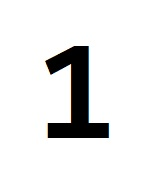
#> input picture T8-NumberDetector-JEVG/1.jpg, 158 x 180 px
$ python Codigo_CV_20a.PY
#> lines starting #> are read from the running program, lines starting #| are printed output that depends on the picture; after the words box and inside, x2 and y2 are one past the last pixel; in counts of white or black regions, pixels touching at a corner belong together; long printed decimals are rounded
import cv2


umbral = 150

img1 = cv2.imread('1.jpg',0)
#> img1: shape (180, 158); min 0, max 255, mean 231.2
img1a = cv2.imread('123Inverse.jpg',0)
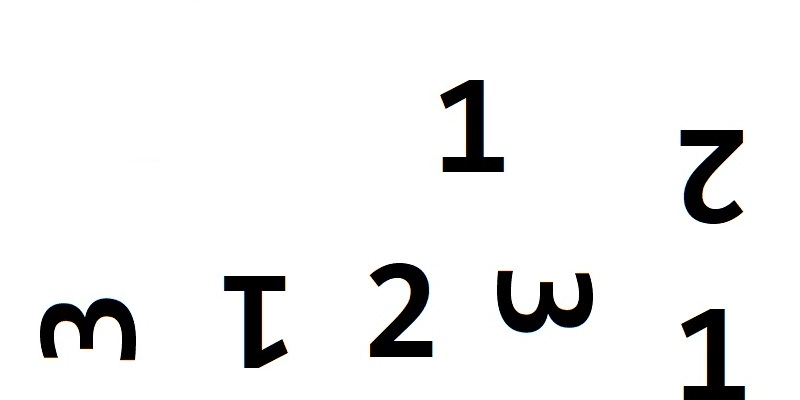
#> input picture T8-NumberDetector-JEVG/123Inverse.jpg, 800 x 400 px
#> img1a: shape (400, 800); min 0, max 255, mean 239.3
img2 = cv2.imread('2.jpg',0)
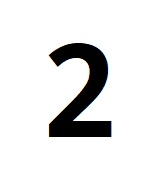
#> input picture T8-NumberDetector-JEVG/2.jpg, 158 x 180 px
#> img2: shape (180, 158); min 0, max 255, mean 228.3
img3 = cv2.imread('3.jpg',0)
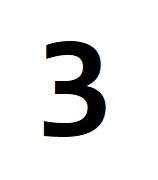
#> input picture T8-NumberDetector-JEVG/3.jpg, 158 x 180 px
#> img3: shape (180, 158); min 0, max 255, mean 229


_, img1_umbral = cv2.threshold(img1, umbral, 255, cv2.THRESH_BINARY_INV)
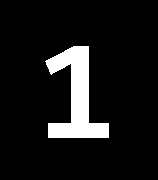
#> img1_umbral: shape (180, 158); 9.4% white; 1 white region, box (x1, y1, x2, y2) and area: (45, 46, 109, 138) 2682
_, img2_umbral = cv2.threshold(img2, umbral, 255, cv2.THRESH_BINARY_INV)
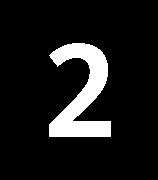
#> img2_umbral: shape (180, 158); 10.5% white; 1 white region, box (x1, y1, x2, y2) and area: (49, 43, 111, 137) 2977
_, img3_umbral = cv2.threshold(img3, umbral, 255, cv2.THRESH_BINARY_INV)
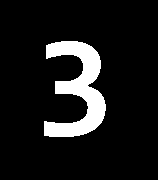
#> img3_umbral: shape (180, 158); 10.3% white; 1 white region
contornos1, _ = cv2.findContours(img1_umbral, cv2.RETR_EXTERNAL, cv2.CHAIN_APPROX_NONE)
#> contornos1 = 1 contour; box (x1, y1, x2, y2) and area: (45, 46, 109, 138) 2510
contornos2, _ = cv2.findContours(img2_umbral, cv2.RETR_EXTERNAL, cv2.CHAIN_APPROX_NONE)
#> contornos2 = 1 contour; box (x1, y1, x2, y2) and area: (49, 43, 111, 137) 2800
contornos3, _ = cv2.findContours(img3_umbral, cv2.RETR_EXTERNAL, cv2.CHAIN_APPROX_NONE)
#> contornos3 = 1 contour; box (x1, y1, x2, y2) and area: (44, 41, 106, 137) 2734
contorno1 = contornos1[0]
#> contorno1 = contour of 341 points, box (x1, y1, x2, y2) (45, 46, 109, 138), area 2510
contorno2 = contornos2[0]
#> contorno2 = contour of 351 points, box (x1, y1, x2, y2) (49, 43, 111, 137), area 2800
contorno3 = contornos3[0]
#> contorno3 = contour of 387 points, box (x1, y1, x2, y2) (44, 41, 106, 137), area 2734


similitud11 = cv2.matchShapes(contorno1, contorno1, cv2.CONTOURS_MATCH_I1, 0.0)
#> similitud11 = 0
similitud12 = cv2.matchShapes(contorno1, contorno2, cv2.CONTOURS_MATCH_I1, 0.0)
#> similitud12 = 0.668
similitud13 = cv2.matchShapes(contorno1, contorno3, cv2.CONTOURS_MATCH_I1, 0.0)
#> similitud13 = 0.861
similitud23 = cv2.matchShapes(contorno2, contorno3, cv2.CONTOURS_MATCH_I1, 0.0)
#> similitud23 = 0.383


print("similitud entre el 1 y el 1: ", similitud11)
#| similitud entre el 1 y el 1:  0.0
print("similitud entre el 1 y el 2: ", similitud12)
#| similitud entre el 1 y el 2:  0.6676
print("similitud entre el 1 y el 3: ", similitud13)
#| similitud entre el 1 y el 3:  0.8612
print("similitud entre el 2 y el 3: ", similitud23)
#| similitud entre el 2 y el 3:  0.3828


_, img1a_umbral = cv2.threshold(img1a, umbral, 255, cv2.THRESH_BINARY_INV)
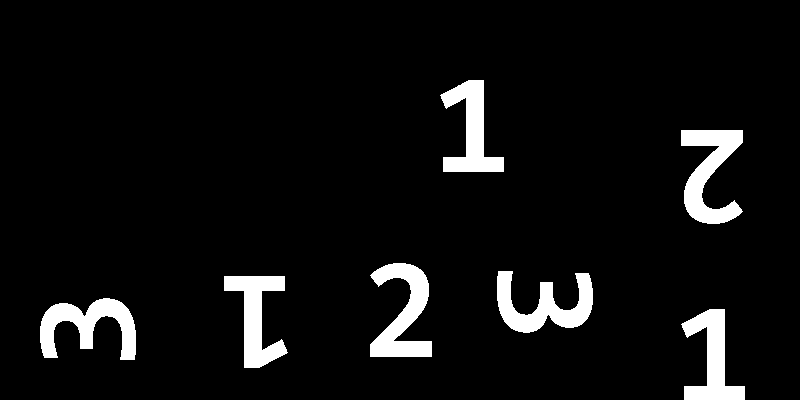
#> img1a_umbral: shape (400, 800); 6.2% white; 7 white regions
contornos1a, _ = cv2.findContours(img1a_umbral, cv2.RETR_EXTERNAL, cv2.CHAIN_APPROX_NONE)
#> contornos1a = 7 contours; box (x1, y1, x2, y2) and area: (370, 263, 432, 357) 2802, (681, 130, 743, 224) 2802, (497, 271, 593, 333) 2734, (40, 298, 136, 360) 2732, (224, 276, 288, 368) 2510, (440, 80, 504, 172) 2510, (681, 309, 745, 400) 2452
contornos1a = contornos1a[0]
#> contornos1a = contour of 339 points, box (x1, y1, x2, y2) (681, 309, 745, 400), area 2452
similitud12 = cv2.matchShapes(contorno1, contornos1a, cv2.CONTOURS_MATCH_I1, 0.0)
#> similitud12 = 0.0556
print("similitud entre el 1 y el 1a: ", similitud12 )
#| similitud entre el 1 y el 1a:  0.05557
